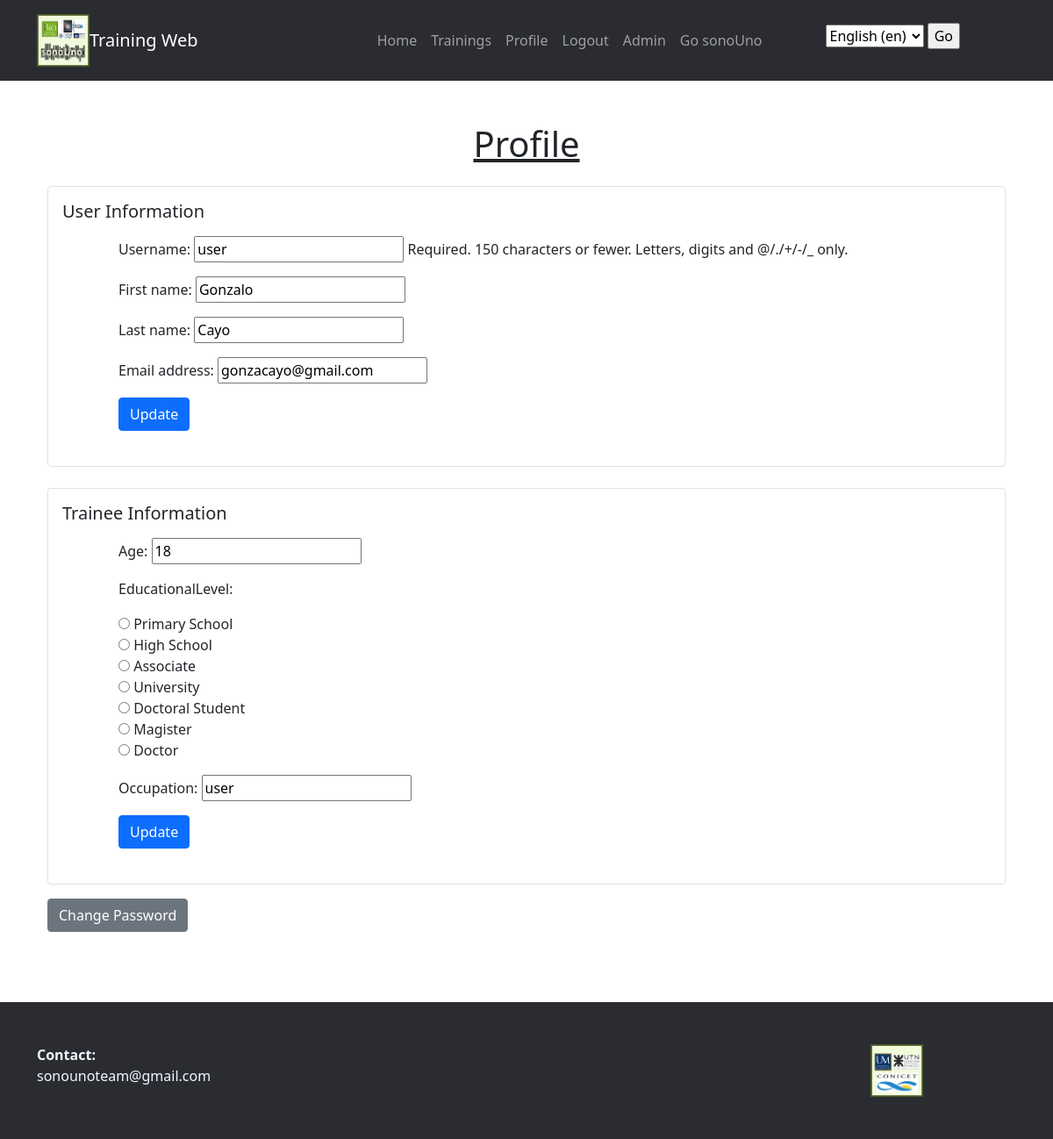
The app's page /userApp/profile/user/ (signed in), older data.
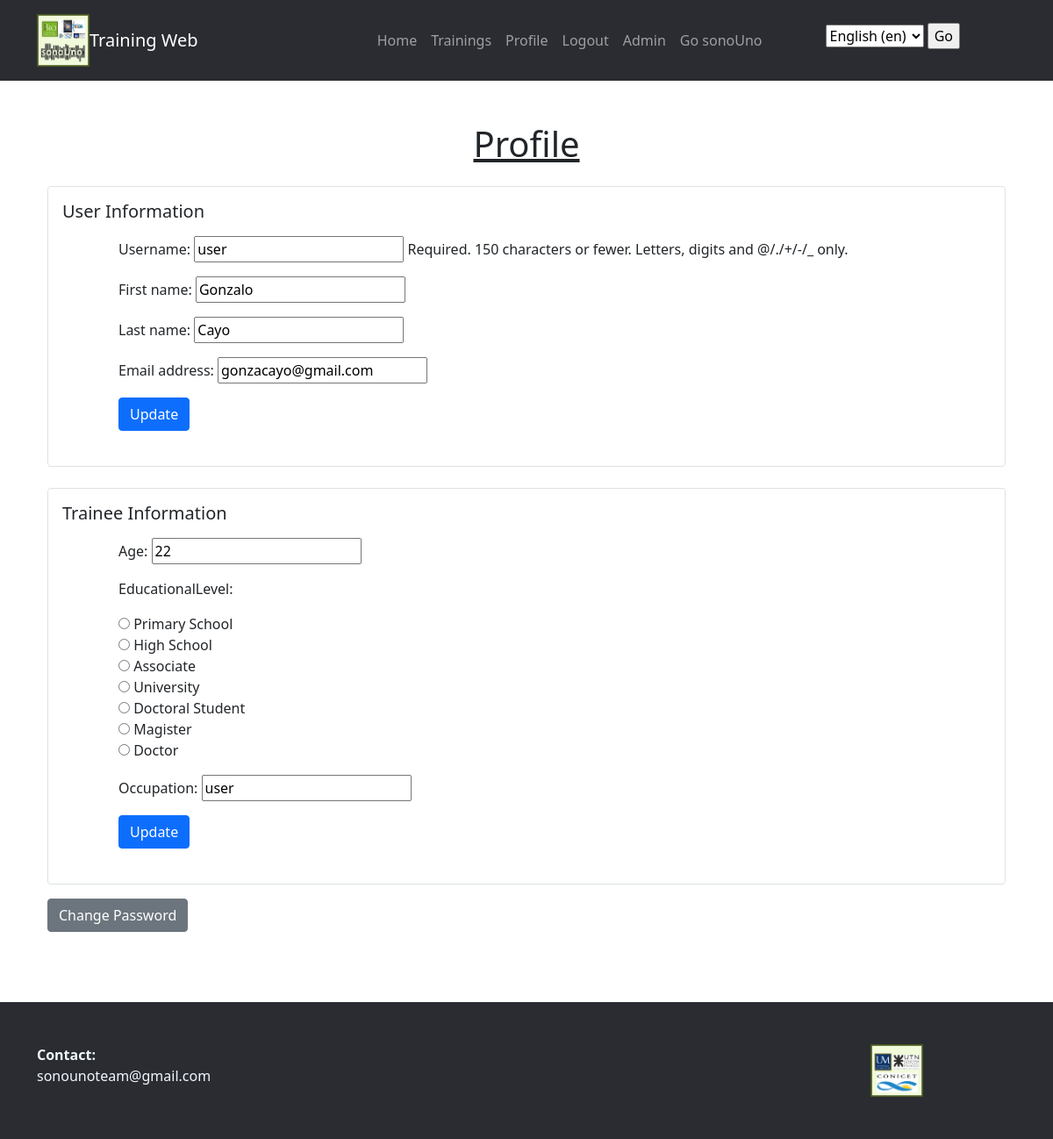
The same page, newer data.
### userApp/models.py (models this page shows, shortened)
class Trainee(models.Model):
    class EducationalLevel(models.TextChoices):
        Primary_School = 'Primario'
        High_School = 'Secundario'
        Associate = 'Terciario'
        University = 'Universitario'
        Doctoral_Student = 'Estudiante de doctorado'
        Magister = 'Magister'
        Doctor = 'Doctor/Doctora'
    user = models.OneToOneField(User, on_delete=models.CASCADE)
    age =  models.IntegerField(default=18)
    educationalLevel = models.CharField(
        max_length=50,
        choices=EducationalLevel.choices,
        default=EducationalLevel.High_School
    )
    occupation = models.CharField(max_length=50)
    group =  models.ForeignKey('trainingApp.Group', on_delete=models.SET_NULL, null=True, blank=True)

### userApp/views.py (the view, shortened to what this page needs)
# urls.py: path('profile/<str:username>/', views.ProfileView.as_view(), name="profile"),
class ProfileView(LoginRequiredMixin, View):
    login_url = 'signup' # Esta propiedad especifica la URL a la cual se redirigirá a los usuarios no autenticados cuando intenten acceder a la vista protegida por este mixin.
    template_name = "userApp/profile.html"
    def get(self, request, username):
        user = User.objects.get(username= username)
        trainee = Trainee.objects.get(user_id=user.id)
        userform = UserUpdateForm(instance=user)
        traineeform = TraineeUpdateForm(instance=trainee)
        return render(request, self.template_name, {"userform": userform, "traineeform": traineeform})

### userApp/forms.py
class UserUpdateForm(forms.ModelForm):
    class Meta:
        model = User
        fields = ['username','first_name', 'last_name', 'email']
    def __init__(self, *args, **kwargs):
        super(UserUpdateForm, self).__init__(*args, **kwargs)
        if self.instance:
            self.fields['first_name'].initial = self.instance.first_name
            self.fields['last_name'].initial = self.instance.last_name
            self.fields['email'].initial = self.instance.email

class TraineeUpdateForm(forms.ModelForm):
    class Meta:
        model = Trainee
        fields = ['age', 'educationalLevel', 'occupation']
        widgets = {
            'educationalLevel': forms.RadioSelect(),
        }
    def __init__(self, *args, **kwargs):
        super(TraineeUpdateForm, self).__init__(*args, **kwargs)
        if self.instance:
            self.fields['age'].initial = self.instance.age
            self.fields['educationalLevel'].initial = self.instance.educationalLevel
            self.fields['occupation'].initial = self.instance.occupation

### userApp/templates/userApp/profile.html (shortened to what this page needs)
{% extends "base.html" %}
{% load i18n %}
{% block content %}
    <div class="container mt-5">
        <h1 class="display-h3 mb-4">{% trans 'Profile' %}</h1>
        <fieldset class="border p-3 rounded">
            <legend class="h5 mb-3">{% trans 'User Information' %}</legend>
            <form action="" method="POST" class="mb-4">
                {{ userform.as_p }}
                <button type="submit" aria-pressed="true" class="btn btn-primary">
                    {% trans 'Update' %}
                </button>
            </form>
        </fieldset>
        <fieldset class="border p-3 rounded mt-4">
            <legend class="h5 mb-3">{% trans 'Trainee Information' %}</legend>
            <form action="" method="POST" class="mb-4">
                {{ traineeform.as_p }}
                <button type="submit" aria-pressed="true" class="btn btn-primary">
                    {% trans 'Update' %}
                </button>
            </form>
        </fieldset>
        <a href="/userApp/changePassword" class="btn btn-secondary mt-3">
            {% trans 'Change Password' %}
        </a>
    </div>
{% endblock %}

Row changes from the older to the newer data that the page shows:
changed Trainee "user": age "18" → "22"
